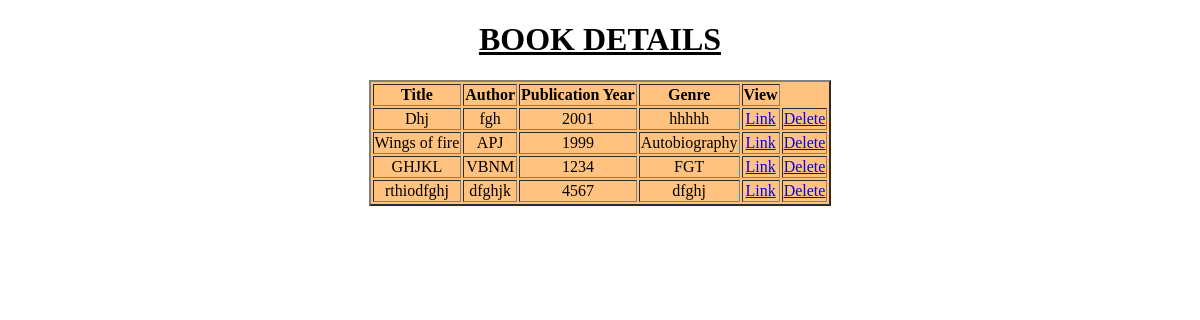
Page /book/all on the committed database.
### Work/models.py (models this page shows, shortened)
class Book(models.Model):
    title=models.CharField(max_length=30)
    author=models.CharField(max_length=30)
    publication_year=models.CharField(max_length=20)
    genre=models.CharField(max_length=30)

### Work/views.py (the view)
# urls.py: path('book/all',Booklist.as_view(),name='book-al'),
class Booklist(View):
    def get(self,request):
        data=Book.objects.all()
        return render(request,'booklist.html',{'data':data})

### Work/templates/booklist.html (shortened to what this page needs)
<!DOCTYPE html>
<html lang="en">
<head>
</head>
<body>
    <table border="2" align="center">
        <u><h1 style="text-align: center;">BOOK DETAILS</h1></u>
        <tr>
            <th>Title</th>
            <th>Author</th>
            <th>Publication Year</th>
            <th>Genre</th>
            <th>View</th>
       </tr>
    {%for book in data%}
    <tr>
    <td>{{book.title}}</td>
    <td>{{book.author}}</td>
    <td>{{book.publication_year}}</td>
    <td>{{book.genre}}</td>
    <td>
        <a href="{% url 'book-det' book.id %}">Link</a>
        </td>
        <td>
        <a href="{% url 'book-del' book.id %}">Delete</a>
    </td>
    </tr>
    {%endfor%}
</table>
</body>
</html>

### Work/templates/booklist.html (style rules this page uses)
table { background-color: rgb(255, 195, 127); margin: auto; }
table { text-align: center; }

### rows in the picture
Book: title "Dhj", author "fgh", publication_year "2001", genre "hhhhh"
Book: title "Wings of fire", author "APJ", publication_year "1999", genre "Autobiography"
Book: title "GHJKL", author "VBNM", publication_year "1234", genre "FGT"
Book: title "rthiodfghj", author "dfghjk", publication_year "4567", genre "dfghj"
